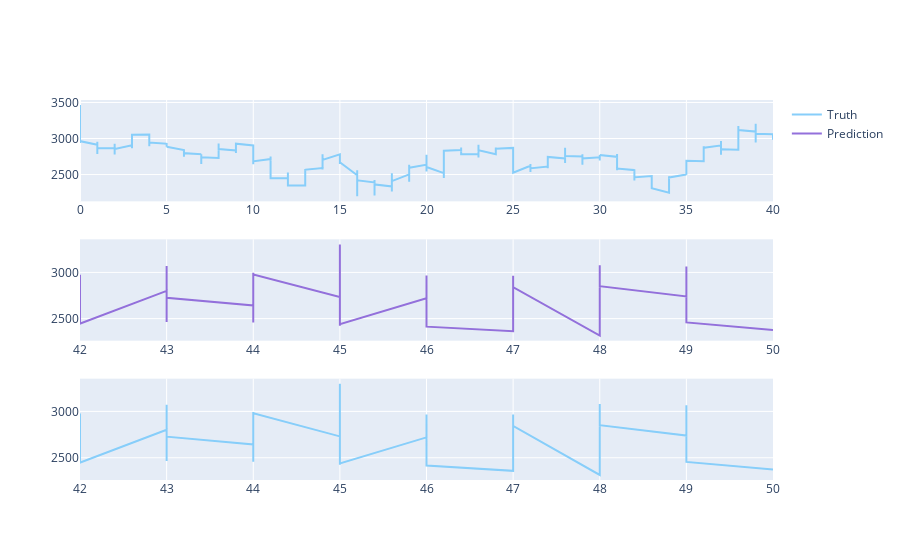

Notebook code cell kept with this figure:
### Code cell
fig = make_subplots(rows=3, cols=1)
fig.add_trace(go.Scatter(x=temp.index // 15, y=df.Close,
                         name='Truth',
                         marker_color='LightSkyBlue'), row=1, col=1)


fig.add_trace(go.Scatter(x=(len(temp) // 15 + (temp.index // 15)),
                         y=y_pred,
                         name='Prediction',
                         marker_color='MediumPurple'), row=2, col=1)

fig.add_trace(go.Scatter(x=(len(temp) // 15 + (temp.index // 15)),
                         y=y_test,
                         name='Truth',
                         marker_color='LightSkyBlue',
                         showlegend=False), row=3, col=1)



fig.show()
